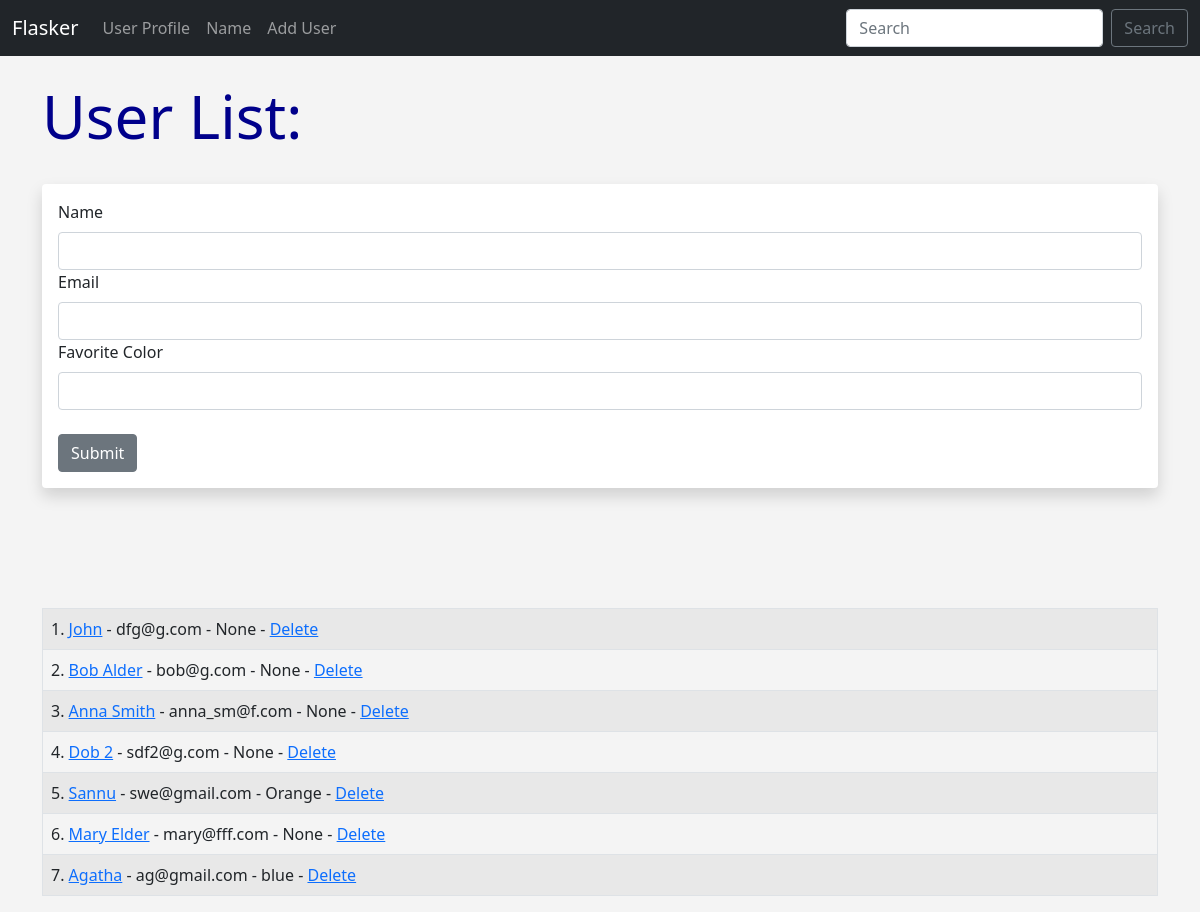
The page /user/add on the database as committed earlier.
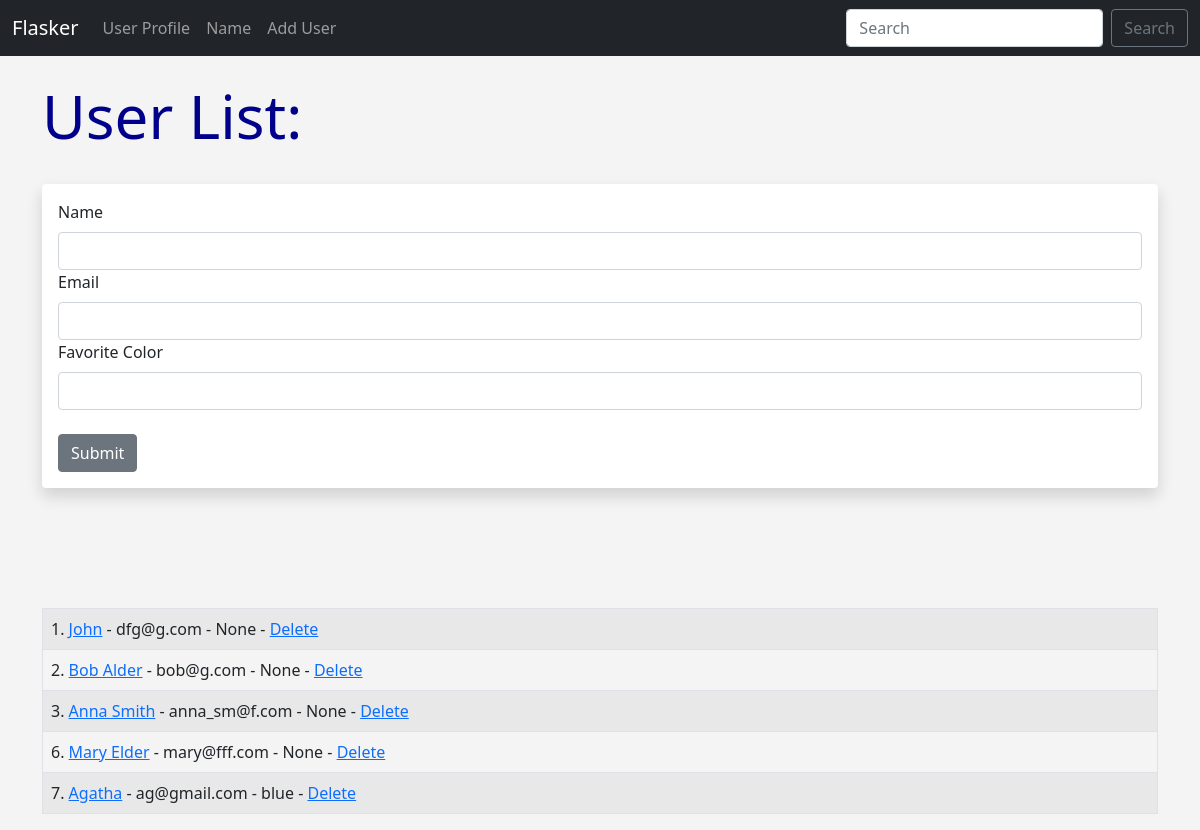
The same page on the database as committed later.
### app.py (models this page shows, shortened)
class Users(db.Model):
    id = db.Column(db.Integer, primary_key=True)
    name = db.Column(db.String(100), nullable=False)
    email = db.Column(db.String(120), nullable=False, unique=True)
    favorite_color = db.Column(db.String(120))
    date_added = db.Column(db.DateTime, default=datetime.utcnow)

### app.py (the view, shortened to what this page needs)
@app.route('/user/add', methods=['GET', 'POST'])
def add_user():
    name = None
    form = UserForm()
    our_users = Users.query.order_by(Users.date_added)
    return render_template("add_user.html", form=form, name=name, our_users=our_users)

### app.py
class UserForm(FlaskForm):
    name = StringField("Name", validators=[DataRequired()])
    email = StringField("Email", validators=[DataRequired()])
    favorite_color = StringField("Favorite Color")
    submit = SubmitField("Submit")

### templates/add_user.html (shortened to what this page needs)
{% extends 'base.html' %}
{% block content %}
{% if name %}
    <h1>User Added!</h1>
    <br>
    <table class="table table-striped table-hover table-bordered">
        {% for our_user in our_users %}
        <tr>
            <td>{{ our_user.id}}. <a href="{{url_for('update', id=our_user.id)}}">{{ our_user.name }}</a> - {{ our_user.email }} - {{ our_user.favorite_color }} - <a href="{{url_for('delete', id=our_user.id)}}">Delete</a></td>
        </tr>
        {% endfor %}
    </table>
    {% else %}
    <h1>User List:</h1>
    <br>
    <div class="shadow p-3 mb-5 bg-body rounded">
    <form method="POST">
        {{ form.name.label(class="form-label") }}
        {{ form.name(class="form-control") }}
        {{ form.email.label(class="form-label") }}
        {{ form.email(class="form-control") }}
        {{ form.favorite_color.label(class="form-label") }}
        {{ form.favorite_color(class="form-control") }}
        <br>
        {{ form.submit(class="btn btn-secondary") }}
    </form>
    </div>
    <br><br><br>
    <table class="table table-striped table-hover table-bordered">
        {% for our_user in our_users %}
        <tr>
            <td>{{ our_user.id }}. <a href="{{url_for('update', id=our_user.id)}}">{{ our_user.name }}</a> - {{ our_user.email }} - {{ our_user.favorite_color }} - <a href="{{url_for('delete', id=our_user.id)}}">Delete</a></td>
        </tr>
        {% endfor %}
    </table>
{% endif%}
{% endblock %}

### templates/base.html (shortened to what this page needs)
<!doctype html>
<html lang="en">
  <head>
    <link href="https://cdn.jsdelivr.net/npm/bootstrap@5.1.3/dist/css/bootstrap.min.css" rel="stylesheet">
    <link href="{{url_for('static', filename='css/style.css')}}" rel="stylesheet">
  </head>
  <body>
      {% include 'navbar.html' %}
        <br>
        <div class="container">
            {% block content %}
            {% endblock %}
        </div>
  </body>
</html>

### templates/navbar.html (shortened to what this page needs)
<nav class="navbar navbar-expand-lg navbar-dark bg-dark">
    <div class="container-fluid">
      <a class="navbar-brand" href="{{url_for('index')}}">Flasker</a>
      <div class="collapse navbar-collapse" id="navbarSupportedContent">
        <ul class="navbar-nav me-auto mb-2 mb-lg-0">
          <li class="nav-item">
            <a class="nav-link" href="{{url_for('user', name='john')}}">User Profile</a>
          </li>
          <li class="nav-item">
            <a class="nav-link" href="{{url_for('name')}}">Name</a>
          </li>
          <li class="nav-item">
            <a class="nav-link" href="{{url_for('add_user')}}">Add User</a>
          </li>
        </ul>
        <form class="d-flex">
          <input class="form-control me-2" type="search" placeholder="Search" aria-label="Search">
          <button class="btn btn-outline-secondary" type="submit">Search</button>
        </form>
      </div>
    </div>
  </nav>

### static/css/style.css (style rules this page uses)
h1 { color: darkblue; font-size: 60px; }
body { background: #f4f4f4; }

Rows that differ between the two databases and show on the page:
removed Users: id "4", name "Dob 2", email "sdf2@g.com", favorite_color "None"
removed Users: id "5", name "Sannu", email "swe@gmail.com", favorite_color "Orange"
